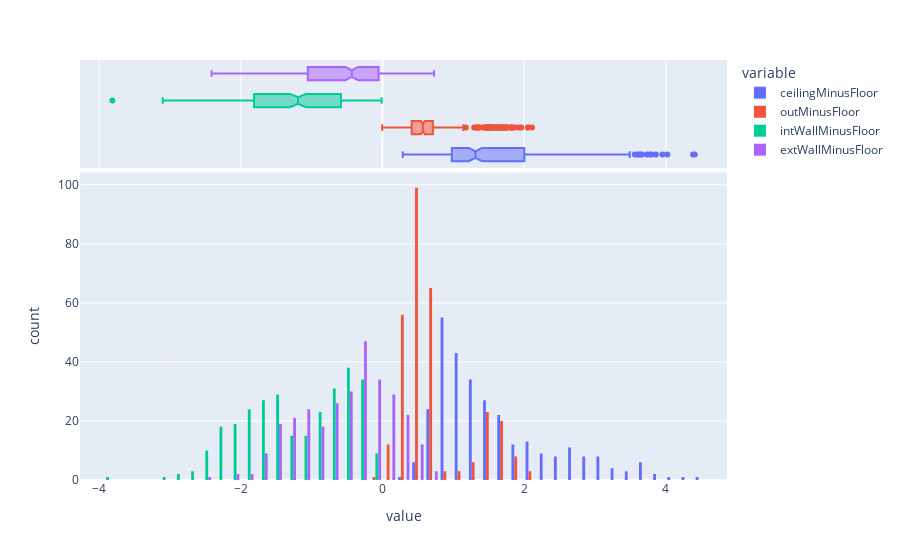
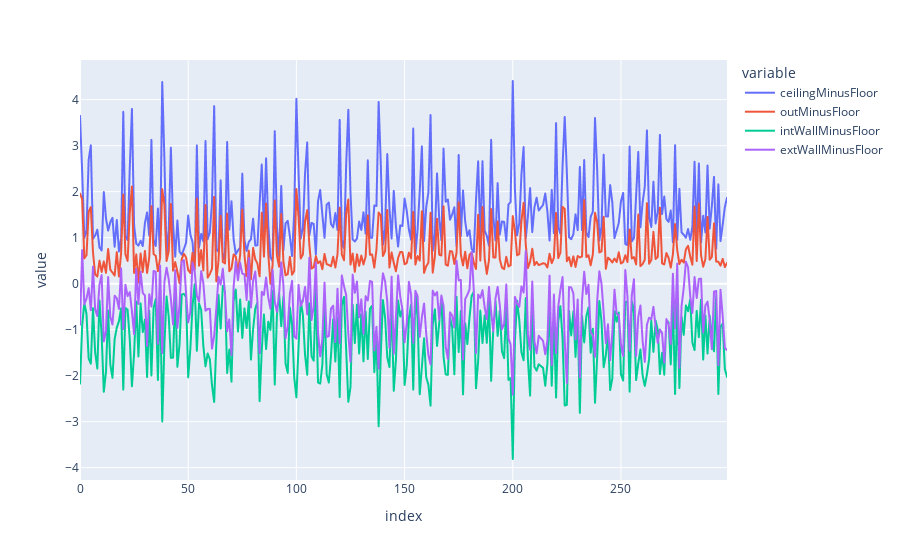

Here is the notebook cell these charts were saved with, in order:
### Code cell
qois = ["ceilingMinusFloor", "outMinusFloor", "intWallMinusFloor", "extWallMinusFloor"]
fig = px.histogram(
    dfFull,
    x = qois,
    marginal="box", # or violin, rug
    barmode = "group"
    )
fig.show()

fig = px.line(dfFull, y = qois)
fig.show()

### Figure 1 — Plotly figure (JSON) as saved in the notebook; plotly's stock layout.template omitted (floating-point values rounded to 4 significant figures; data arrays with more than 128 entries replaced by an {"elided": "..."} marker saying what was removed)
{"data": [{"alignmentgroup": "True", "bingroup": "x", "hovertemplate": "variable=ceilingMinusFloor<br>value=%{x}<br>count=%{y}<extra></extra>", "legendgroup": "ceilingMinusFloor", "marker": {"color": "#636efa", "pattern": {"shape": ""}}, "name": "ceilingMinusFloor", "offsetgroup": "ceilingMinusFloor", "orientation": "v", "showlegend": true, "type": "histogram", "x": {"elided": "299 float values"}, "xaxis": "x", "yaxis": "y"}, {"alignmentgroup": "True", "hovertemplate": "variable=ceilingMinusFloor<br>value=%{x}<extra></extra>", "legendgroup": "ceilingMinusFloor", "marker": {"color": "#636efa"}, "name": "ceilingMinusFloor", "notched": true, "offsetgroup": "ceilingMinusFloor", "showlegend": false, "type": "box", "x": {"elided": "299 float values"}, "xaxis": "x2", "yaxis": "y2"}, {"alignmentgroup": "True", "bingroup": "x", "hovertemplate": "variable=outMinusFloor<br>value=%{x}<br>count=%{y}<extra></extra>", "legendgroup": "outMinusFloor", "marker": {"color": "#EF553B", "pattern": {"shape": ""}}, "name": "outMinusFloor", "offsetgroup": "outMinusFloor", "orientation": "v", "showlegend": true, "type": "histogram", "x": {"elided": "299 float values"}, "xaxis": "x", "yaxis": "y"}, {"alignmentgroup": "True", "hovertemplate": "variable=outMinusFloor<br>value=%{x}<extra></extra>", "legendgroup": "outMinusFloor", "marker": {"color": "#EF553B"}, "name": "outMinusFloor", "notched": true, "offsetgroup": "outMinusFloor", "showlegend": false, "type": "box", "x": {"elided": "299 float values"}, "xaxis": "x2", "yaxis": "y2"}, {"alignmentgroup": "True", "bingroup": "x", "hovertemplate": "variable=intWallMinusFloor<br>value=%{x}<br>count=%{y}<extra></extra>", "legendgroup": "intWallMinusFloor", "marker": {"color": "#00cc96", "pattern": {"shape": ""}}, "name": "intWallMinusFloor", "offsetgroup": "intWallMinusFloor", "orientation": "v", "showlegend": true, "type": "histogram", "x": {"elided": "299 float values"}, "xaxis": "x", "yaxis": "y"}, {"alignmentgroup": "True", "hovertemplate": "variable=intWallMinusFloor<br>value=%{x}<extra></extra>", "legendgroup": "intWallMinusFloor", "marker": {"color": "#00cc96"}, "name": "intWallMinusFloor", "notched": true, "offsetgroup": "intWallMinusFloor", "showlegend": false, "type": "box", "x": {"elided": "299 float values"}, "xaxis": "x2", "yaxis": "y2"}, {"alignmentgroup": "True", "bingroup": "x", "hovertemplate": "variable=extWallMinusFloor<br>value=%{x}<br>count=%{y}<extra></extra>", "legendgroup": "extWallMinusFloor", "marker": {"color": "#ab63fa", "pattern": {"shape": ""}}, "name": "extWallMinusFloor", "offsetgroup": "extWallMinusFloor", "orientation": "v", "showlegend": true, "type": "histogram", "x": {"elided": "299 float values"}, "xaxis": "x", "yaxis": "y"}, {"alignmentgroup": "True", "hovertemplate": "variable=extWallMinusFloor<br>value=%{x}<extra></extra>", "legendgroup": "extWallMinusFloor", "marker": {"color": "#ab63fa"}, "name": "extWallMinusFloor", "notched": true, "offsetgroup": "extWallMinusFloor", "showlegend": false, "type": "box", "x": {"elided": "299 float values"}, "xaxis": "x2", "yaxis": "y2"}], "layout": {"barmode": "group", "legend": {"title": {"text": "variable"}, "tracegroupgap": 0}, "margin": {"t": 60}, "xaxis": {"anchor": "y", "domain": [0, 1], "title": {"text": "value"}}, "xaxis2": {"anchor": "y2", "domain": [0, 1], "matches": "x", "showgrid": true, "showticklabels": false}, "yaxis": {"anchor": "x", "domain": [0, 0.7326], "title": {"text": "count"}}, "yaxis2": {"anchor": "x2", "domain": [0.7426, 1], "matches": "y2", "showgrid": false, "showline": false, "showticklabels": false, "ticks": ""}}}

### Figure 2 — Plotly figure (JSON) as saved in the notebook; plotly's stock layout.template omitted (floating-point values rounded to 4 significant figures; data arrays with more than 128 entries replaced by an {"elided": "..."} marker saying what was removed)
{"data": [{"hovertemplate": "variable=ceilingMinusFloor<br>index=%{x}<br>value=%{y}<extra></extra>", "legendgroup": "ceilingMinusFloor", "line": {"color": "#636efa", "dash": "solid"}, "marker": {"symbol": "circle"}, "mode": "lines", "name": "ceilingMinusFloor", "showlegend": true, "type": "scattergl", "x": {"elided": "299 int values"}, "xaxis": "x", "y": {"elided": "299 float values"}, "yaxis": "y"}, {"hovertemplate": "variable=outMinusFloor<br>index=%{x}<br>value=%{y}<extra></extra>", "legendgroup": "outMinusFloor", "line": {"color": "#EF553B", "dash": "solid"}, "marker": {"symbol": "circle"}, "mode": "lines", "name": "outMinusFloor", "showlegend": true, "type": "scattergl", "x": {"elided": "299 int values"}, "xaxis": "x", "y": {"elided": "299 float values"}, "yaxis": "y"}, {"hovertemplate": "variable=intWallMinusFloor<br>index=%{x}<br>value=%{y}<extra></extra>", "legendgroup": "intWallMinusFloor", "line": {"color": "#00cc96", "dash": "solid"}, "marker": {"symbol": "circle"}, "mode": "lines", "name": "intWallMinusFloor", "showlegend": true, "type": "scattergl", "x": {"elided": "299 int values"}, "xaxis": "x", "y": {"elided": "299 float values"}, "yaxis": "y"}, {"hovertemplate": "variable=extWallMinusFloor<br>index=%{x}<br>value=%{y}<extra></extra>", "legendgroup": "extWallMinusFloor", "line": {"color": "#ab63fa", "dash": "solid"}, "marker": {"symbol": "circle"}, "mode": "lines", "name": "extWallMinusFloor", "showlegend": true, "type": "scattergl", "x": {"elided": "299 int values"}, "xaxis": "x", "y": {"elided": "299 float values"}, "yaxis": "y"}], "layout": {"legend": {"title": {"text": "variable"}, "tracegroupgap": 0}, "margin": {"t": 60}, "xaxis": {"anchor": "y", "domain": [0, 1], "title": {"text": "index"}}, "yaxis": {"anchor": "x", "domain": [0, 1], "title": {"text": "value"}}}}
